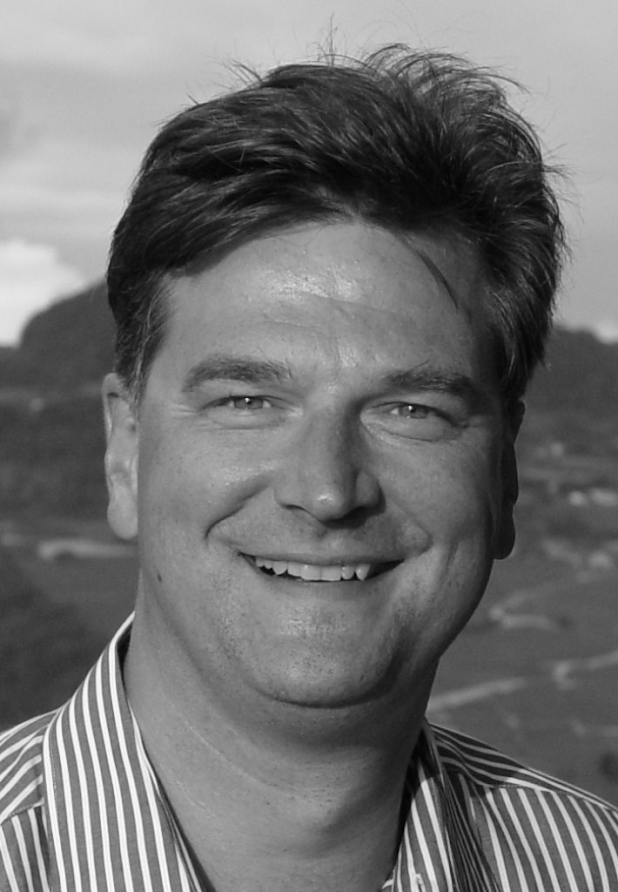
#> input picture portrait_male.png, 618 x 892 px
$ jupyter execute --allow-errors Untitled.ipynb   (older library calls are emulated)
#> lines starting #> are read from the running program, lines starting #| are printed output that depends on the picture
[cell 1]
import cv2
import numpy as np
from matplotlib import pyplot as plt

# Load image
img = cv2.imread('portrait_male.png', cv2.IMREAD_GRAYSCALE)
#> img is the input picture: shape (892, 618); min 0, max 255, mean 112.6

# Find zero-crossing of Laplacian
laplacian = cv2.Laplacian(img, cv2.CV_64F)
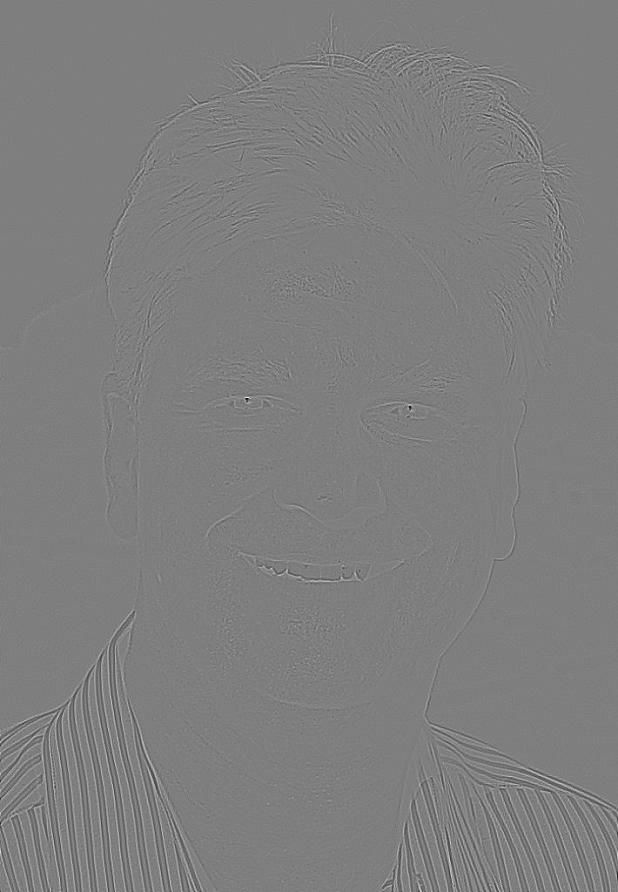
#> laplacian: shape (892, 618) float64; min -203, max 205, mean 0; drawn with min black and max white
#> (the rest of this cell did not finish here and is left out)


$ run again, with Additive_Gaussian_Noise.png copied over portrait_male.png
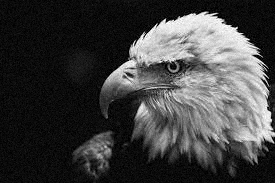
#> input picture Additive_Gaussian_Noise.png, 275 x 183 px
#> img is the input picture: shape (183, 275); min 0, max 255, mean 62.7
#> `laplacian = cv2.Laplacian(img, cv2.CV_64F)`:
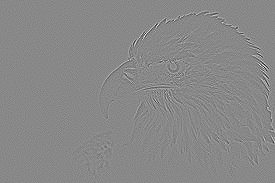
#> laplacian: shape (183, 275) float64; min -736, max 638, mean 0; drawn with min black and max white

$ run again, with Box_Convolution.png copied over portrait_male.png
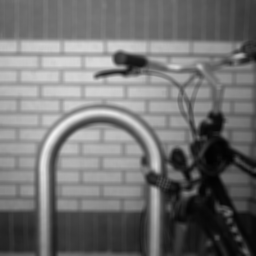
#> input picture Box_Convolution.png, 256 x 256 px
#> img is the input picture: shape (256, 256); min 2, max 240, mean 113.1
#> `laplacian = cv2.Laplacian(img, cv2.CV_64F)`:
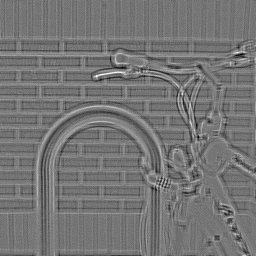
#> laplacian: shape (256, 256) float64; min -40, max 47, mean 0; drawn with min black and max white
